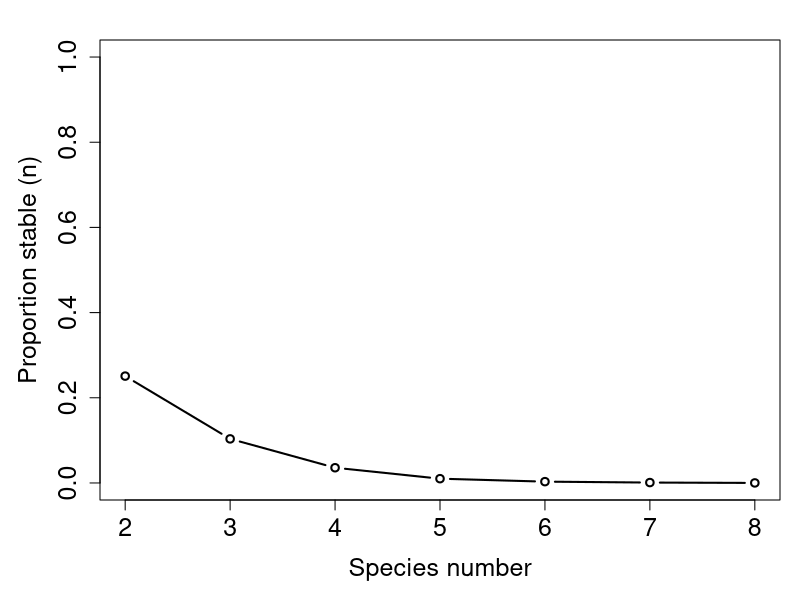
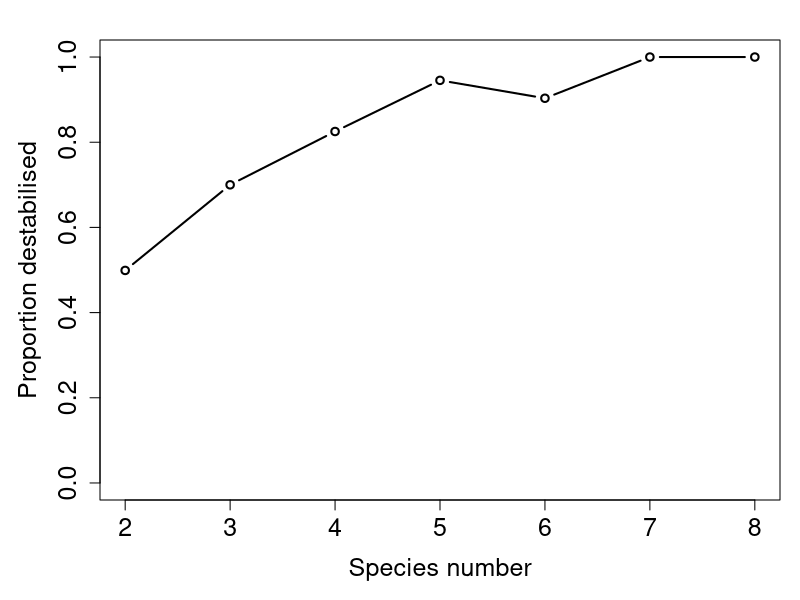
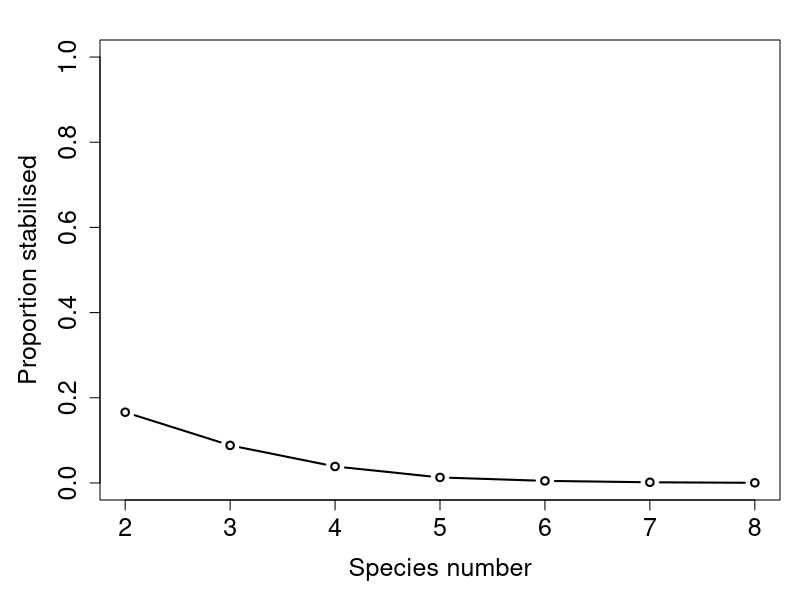
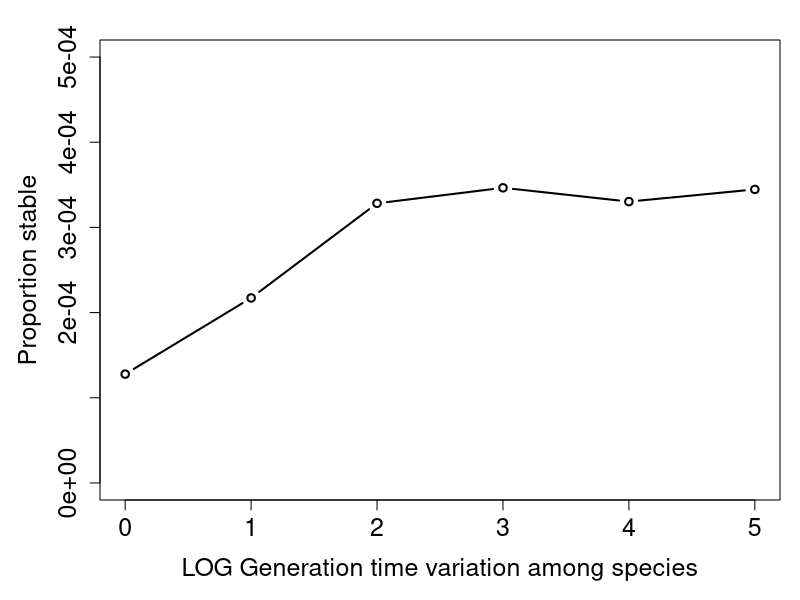
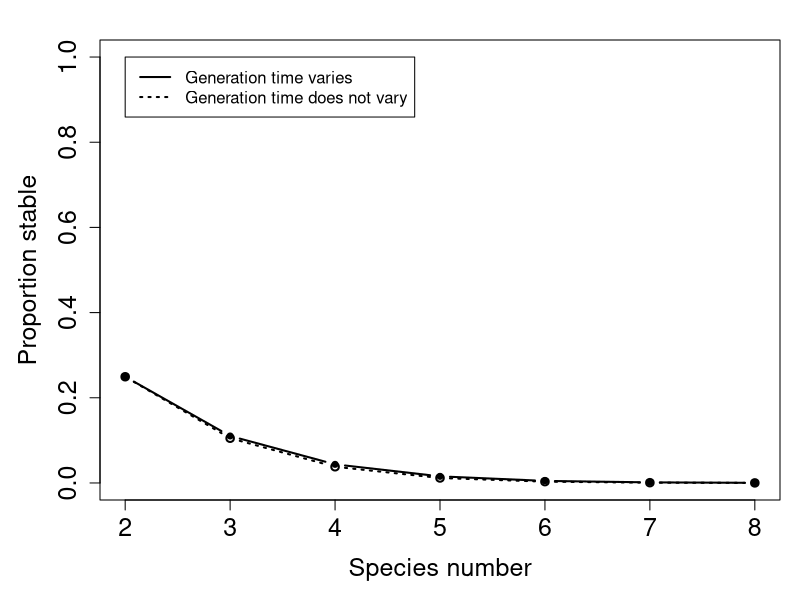
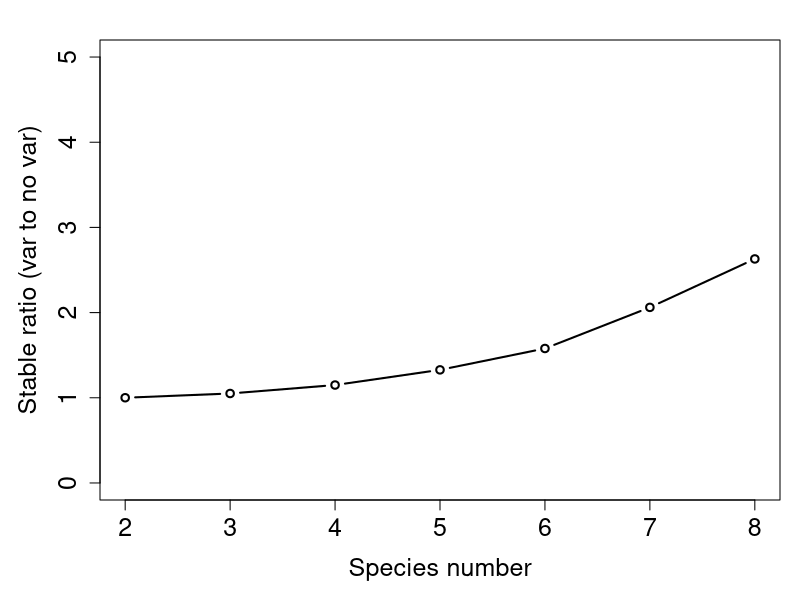
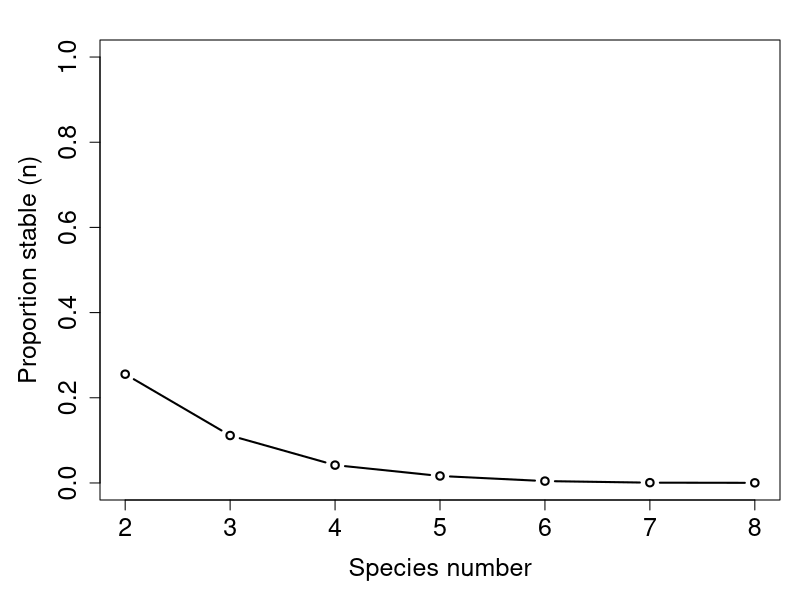
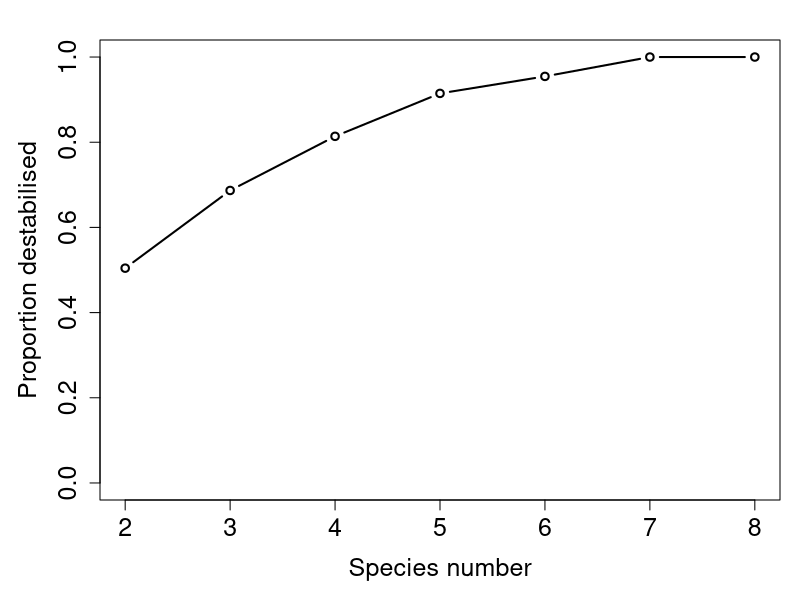

These charts were generated, in order, by the following R code:
## ---- chunk 1
random_comm <- function(dm = 2, iter = 10000){
    stabilised_fastevo <- NULL;
    unstabled_fastevo  <- NULL;
    nn           <- dm * dm;
    tot_stabled  <- 0;
    tot_ustabled <- 0;
    tot_eco_stab <- 0;
    stabilised_fastevo <- NULL;
    unstabled_fastevo  <- NULL;
    while(iter > 0){
        stabilised   <- 0;
        unstabilised <- 0;
        Adat <- runif(n = nn, min = -4, max = 4);
        Bdat <- runif(n = nn, min = -4, max = 4);
        Cdat <- runif(n = nn, min = -4, max = 4);
        A    <- matrix(data = Adat, nrow = dm, ncol = dm);
        B    <- matrix(data = Bdat, nrow = dm, ncol = dm);
        C    <- matrix(data = Cdat, nrow = dm, ncol = dm);
        egD  <- 1;
        while(egD >= 0){
             Ddat <- runif(n = nn, min = -4, max = 4);
             D    <- matrix(data = Ddat, nrow = dm, ncol = dm);
             egD  <- max(Re(eigen(D)$values))
        }
        eco_stable       <- max(Re(eigen(A)$values)) < 0;
        slow_evo_maxE    <- max(Re(eigen(A + B %*% solve(D) %*% (-C))$values));
        stable_fast_evo  <- slow_evo_maxE < 0;
        if(eco_stable == FALSE & stable_fast_evo == TRUE){
            list_ele <- length(stabilised_fastevo$A) + 1;
            stabilised_fastevo$A[[list_ele]] <- A;
            stabilised_fastevo$B[[list_ele]] <- B;
            stabilised_fastevo$C[[list_ele]] <- C;
            stabilised_fastevo$D[[list_ele]] <- D;
            stabilised   <- 1;
        }
        if(eco_stable == TRUE & stable_fast_evo == FALSE){
            list_ele <- length(unstabled_fastevo$A) + 1;
            unstabled_fastevo$A[[list_ele]] <- A;
            unstabled_fastevo$B[[list_ele]] <- B;
            unstabled_fastevo$C[[list_ele]] <- C;
            unstabled_fastevo$D[[list_ele]] <- D;
            unstabilised   <- 1;
        }
        if(stabilised == 1){
            tot_stabled <- tot_stabled + 1;
        }
        if(unstabilised == 1){
            tot_ustabled <- tot_ustabled + 1;
        }
        if(eco_stable == TRUE){
            tot_eco_stab <- tot_eco_stab + 1;
        }
        iter <- iter - 1;
    }
    results <- list(ecologically_stable = tot_eco_stab, 
                    stabilised = tot_stabled, destabilised = tot_ustabled,
                    stabilised_all   = stabilised_fastevo, 
                    destabilised_all = unstabled_fastevo);
    return(results);
}
## ---- chunk 2
dat       <- read.table(file = "rand_sims.txt", header = TRUE);
species   <- dat[,1];
pr_stable <- dat[,2] / (dat[,2] + dat[,4]);
par(mar = c(5, 5, 2, 1));
plot(x = species, y = pr_stable, type = "b", lwd = 2, ylim = c(0, 1),
     xlab = "Species number", ylab = "Proportion stable (n)",
     cex.axis = 1.5, cex.lab = 1.5);
## ---- chunk 3
pr_destabilised <- dat[,3] / dat[,2];
par(mar = c(5, 5, 2, 1));
plot(x = species, y = pr_destabilised, type = "b", lwd = 2, ylim = c(0, 1),
     xlab = "Species number", ylab = "Proportion destabilised",
     cex.axis = 1.5, cex.lab = 1.5);
## ---- chunk 4
pr_stabilised <- dat[,5] / dat[,4];
par(mar = c(5, 5, 2, 1));
plot(x = species, y = pr_stabilised, type = "b", lwd = 2, ylim = c(0, 1),
     xlab = "Species number", ylab = "Proportion stabilised",
     cex.axis = 1.5, cex.lab = 1.5);
## ---- chunk 5
mag_var <- read.table(file = "var_gen_mag.csv", header = TRUE, sep = ",");
stabi_3 <- mag_var[,3] / 10000000;
par(mar = c(5, 5, 2, 1));
plot(x = log10(mag_var[,1]), y = stabi_3, type = "b", lwd = 2, ylim = c(0, 0.0005),
     xlab = "LOG Generation time variation among species", ylab = "Proportion stable",
     cex.axis = 1.5, cex.lab = 1.5, lty = "solid");
## ---- chunk 6
gen_var <- read.table(file = "dif_sp_gen_var.csv", header = TRUE, sep = ",");
stabi_1 <- gen_var[,2] / 1000000;
stabi_2 <- gen_var[,3] / 1000000;
par(mar = c(5, 5, 2, 1));
plot(x = gen_var[,1], y = stabi_1, type = "b", lwd = 2, ylim = c(0, 1),
     xlab = "Species number", ylab = "Proportion stable",
     cex.axis = 1.5, cex.lab = 1.5, lty = "dotted");
points(x = gen_var[,1], y = stabi_2, type = "b", lwd = 2, ylim = c(0, 1),
       lty = "solid", pch = 20);
legend(x = 2, y = 1, lwd = 2,
       legend = c("Generation time varies", "Generation time does not vary"),
       lty = c("solid", "dotted"));
## ---- chunk 7
par(mar = c(5, 5, 2, 1));
plot(x = gen_var[,1], y = stabi_2 / stabi_1, type = "b", lwd = 2, ylim = c(0, 5),
     xlab = "Species number", ylab = "Stable ratio (var to no var)",
     cex.axis = 1.5, cex.lab = 1.5, lty = "solid");
## ---- chunk 8
dat       <- read.table(file = "rand_sims_var_gen.txt", header = TRUE);
species   <- dat[,1];
pr_stable <- dat[,2] / (dat[,2] + dat[,4]);
par(mar = c(5, 5, 2, 1));
plot(x = species, y = pr_stable, type = "b", lwd = 2, ylim = c(0, 1),
     xlab = "Species number", ylab = "Proportion stable (n)",
     cex.axis = 1.5, cex.lab = 1.5);
## ---- chunk 9
pr_destabilised <- dat[,3] / dat[,2];
par(mar = c(5, 5, 2, 1));
plot(x = species, y = pr_destabilised, type = "b", lwd = 2, ylim = c(0, 1),
     xlab = "Species number", ylab = "Proportion destabilised",
     cex.axis = 1.5, cex.lab = 1.5);
## ---- chunk 10
pr_stabilised <- dat[,5] / dat[,4];
par(mar = c(5, 5, 2, 1));
plot(x = species, y = pr_stabilised, type = "b", lwd = 2, ylim = c(0, 1),
     xlab = "Species number", ylab = "Proportion stabilised",
     cex.axis = 1.5, cex.lab = 1.5);
